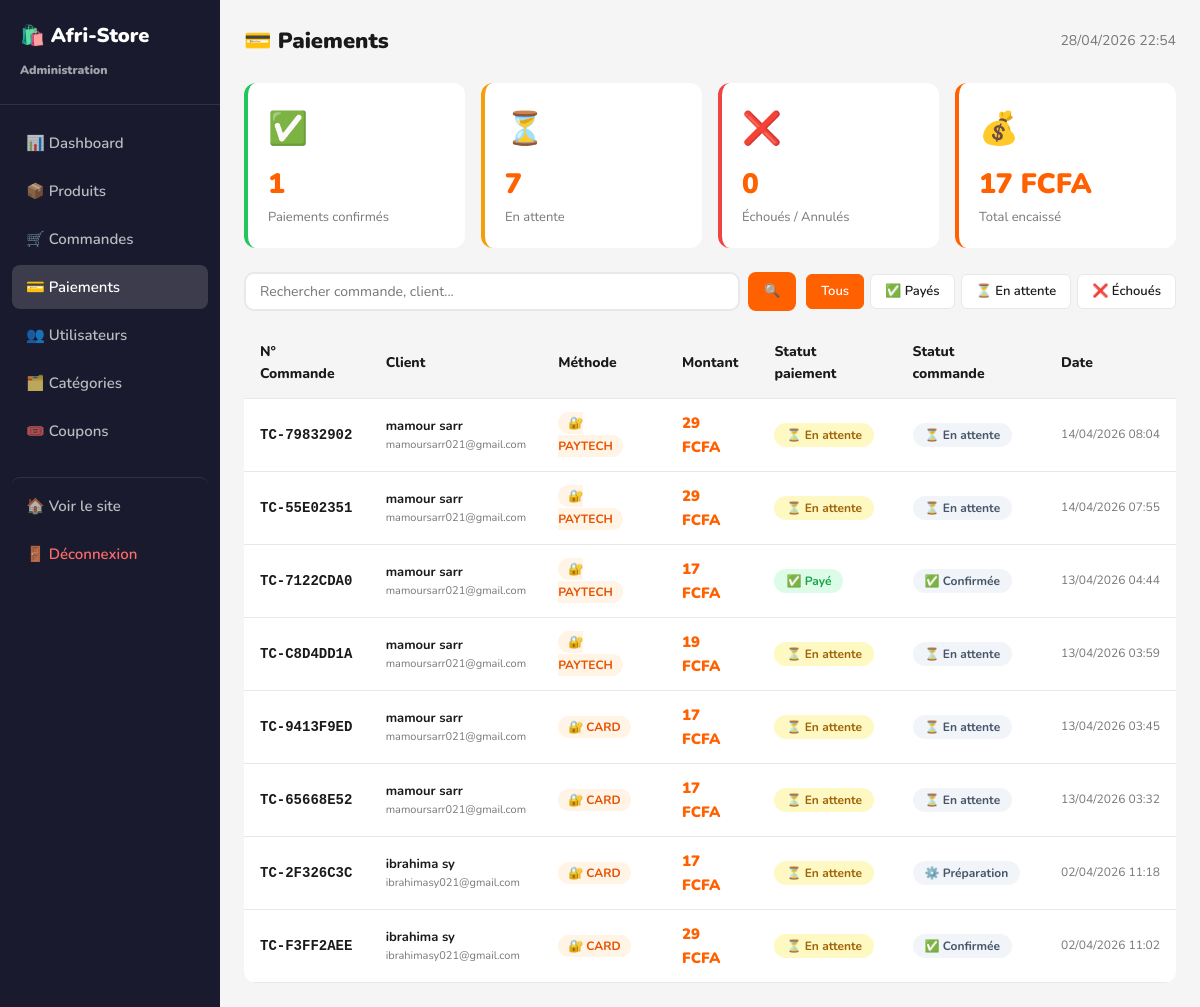
/admin/payments.php (signed in), run on the app's committed database.
### tables this page shows
CREATE TABLE `orders` (
  `id` int(11) NOT NULL AUTO_INCREMENT,
  `order_number` varchar(30) NOT NULL,
  `user_id` int(11) NOT NULL,
  `address_id` int(11) NOT NULL,
  `subtotal` decimal(10,2) NOT NULL,
  `shipping_cost` decimal(10,2) DEFAULT 0.00,
  `discount_amount` decimal(10,2) DEFAULT 0.00,
  `total` decimal(10,2) NOT NULL,
  `coupon_code` varchar(50) DEFAULT NULL,
  `payment_method` varchar(50) DEFAULT 'card',
  `payment_status` enum('pending','paid','failed','refunded') DEFAULT 'pending',
  `order_status` enum('pending','confirmed','processing','shipped','delivered','cancelled','refunded') DEFAULT 'pending',
  `tracking_number` varchar(100) DEFAULT NULL,
  `notes` text DEFAULT NULL,
  `created_at` datetime DEFAULT current_timestamp(),
  `updated_at` datetime DEFAULT current_timestamp() ON UPDATE current_timestamp(),
  PRIMARY KEY (`id`),
  UNIQUE KEY `order_number` (`order_number`),
  KEY `user_id` (`user_id`),
  KEY `address_id` (`address_id`),
  CONSTRAINT `orders_ibfk_1` FOREIGN KEY (`user_id`) REFERENCES `users` (`id`) ON DELETE CASCADE,
  CONSTRAINT `orders_ibfk_2` FOREIGN KEY (`address_id`) REFERENCES `addresses` (`id`) ON DELETE CASCADE
);

CREATE TABLE `users` (
  `id` int(11) NOT NULL AUTO_INCREMENT,
  `name` varchar(100) NOT NULL,
  `email` varchar(150) NOT NULL,
  `password` varchar(255) NOT NULL,
  `avatar` varchar(255) DEFAULT NULL,
  `phone` varchar(30) DEFAULT NULL,
  `role` enum('client','admin') DEFAULT 'client',
  `is_active` tinyint(1) DEFAULT 1,
  `created_at` datetime DEFAULT current_timestamp(),
  `updated_at` datetime DEFAULT current_timestamp() ON UPDATE current_timestamp(),
  PRIMARY KEY (`id`),
  UNIQUE KEY `email` (`email`)
);

### includes/functions.php (called while the page is built, shortened)
<?php
function h(string $str): string {
    return htmlspecialchars($str, ENT_QUOTES, 'UTF-8');
}
function sanitize(string $str): string {
    return trim(strip_tags($str));
}
function formatPrice(float $price): string {
    return number_format((int)$price, 0, ',', ' ') . ' ' . CURRENCY;
}

### admin/payments.php (the view, shortened to what this page needs)
<?php
require_once __DIR__ . '/../includes/functions.php';
$db = getDB();
$filter  = sanitize($_GET['status'] ?? '');
$search  = sanitize($_GET['q'] ?? '');
$page    = max(1, (int)($_GET['page'] ?? 1));
$limit   = 20;
$offset  = ($page - 1) * $limit;
$where  = ['1=1'];
$params = [];
$whereSQL = implode(' AND ', $where);
$orders = $db->prepare("
    SELECT o.*, u.name AS user_name, u.email AS user_email
    FROM orders o
    JOIN users u ON u.id = o.user_id
    WHERE $whereSQL
    ORDER BY o.created_at DESC
    LIMIT $limit OFFSET $offset
");
$orders->execute($params);
$orders = $orders->fetchAll();
$stats = [
    'paid'    => $db->query("SELECT COUNT(*) FROM orders WHERE payment_status = 'paid'")->fetchColumn(),
    'pending' => $db->query("SELECT COUNT(*) FROM orders WHERE payment_status = 'pending'")->fetchColumn(),
    'failed'  => $db->query("SELECT COUNT(*) FROM orders WHERE payment_status = 'failed'")->fetchColumn(),
    'total'   => $db->query("SELECT COALESCE(SUM(total),0) FROM orders WHERE payment_status = 'paid'")->fetchColumn(),
];
?>
<!DOCTYPE html>
<html lang="fr">
<head>
    <link rel="stylesheet" href="<?= SITE_URL ?>/assets/css/style.css">
</head>
<body>
<div class="admin-layout">
    <aside class="admin-sidebar">
        <div class="admin-logo">🛍️ <?= SITE_NAME ?><br><small style="font-size:12px;opacity:.6">Administration</small></div>
        <nav class="admin-menu">
            <a href="<?= SITE_URL ?>/admin/index.php">📊 Dashboard</a>
            <a href="<?= SITE_URL ?>/admin/products.php">📦 Produits</a>
            <a href="<?= SITE_URL ?>/admin/orders.php">🛒 Commandes</a>
            <a href="<?= SITE_URL ?>/admin/payments.php" style="color:white;background:rgba(255,255,255,.15)">💳 Paiements</a>
            <a href="<?= SITE_URL ?>/admin/users.php">👥 Utilisateurs</a>
            <a href="<?= SITE_URL ?>/admin/categories.php">🗂️ Catégories</a>
            <a href="<?= SITE_URL ?>/admin/coupons.php">🎟️ Coupons</a>
            <a href="<?= SITE_URL ?>" style="margin-top:20px;border-top:1px solid rgba(255,255,255,.1);padding-top:16px">🏠 Voir le site</a>
            <a href="<?= SITE_URL ?>/api/auth.php?action=logout" style="color:#FF6B6B">🚪 Déconnexion</a>
        </nav>
    </aside>
    <main class="admin-main">
        <div style="display:flex;justify-content:space-between;align-items:center;margin-bottom:24px">
            <h1 style="font-size:22px;font-weight:900">💳 Paiements</h1>
            <span style="color:var(--text-muted);font-size:14px"><?= date('d/m/Y H:i') ?></span>
        </div>
        <div class="stats-grid" style="margin-bottom:24px">
            <div class="stat-card" style="border-left:4px solid #22c55e">
                <div class="stat-icon">✅</div>
                <div class="stat-val"><?= number_format($stats['paid']) ?></div>
                <div class="stat-label">Paiements confirmés</div>
            </div>
            <div class="stat-card" style="border-left:4px solid #f59e0b">
                <div class="stat-icon">⏳</div>
                <div class="stat-val"><?= number_format($stats['pending']) ?></div>
                <div class="stat-label">En attente</div>
            </div>
            <div class="stat-card" style="border-left:4px solid #ef4444">
                <div class="stat-icon">❌</div>
                <div class="stat-val"><?= number_format($stats['failed']) ?></div>
                <div class="stat-label">Échoués / Annulés</div>
            </div>
            <div class="stat-card" style="border-left:4px solid var(--primary)">
                <div class="stat-icon">💰</div>
                <div class="stat-val"><?= formatPrice((float)$stats['total']) ?></div>
                <div class="stat-label">Total encaissé</div>
            </div>
        </div>
        <div style="display:flex;gap:10px;flex-wrap:wrap;margin-bottom:18px;align-items:center">
            <form method="GET" style="display:flex;gap:8px;flex:1;min-width:220px">
                <input type="text" name="q" value="<?= h($search) ?>" placeholder="Rechercher commande, client..."
                       class="form-control" style="flex:1;padding:8px 14px;font-size:14px">
                <button type="submit" style="background:var(--primary);color:#fff;padding:8px 16px;border-radius:8px;font-weight:700;font-size:13px">🔍</button>
            </form>
            <div style="display:flex;gap:6px;flex-wrap:wrap">
                <a href="?<?= $search?'q='.urlencode($search):'' ?>" class="sort-btn <?= !$filter?'active':'' ?>">Tous</a>
                <a href="?status=paid<?= $search?'&q='.urlencode($search):'' ?>" class="sort-btn <?= $filter==='paid'?'active':'' ?>">✅ Payés</a>
                <a href="?status=pending<?= $search?'&q='.urlencode($search):'' ?>" class="sort-btn <?= $filter==='pending'?'active':'' ?>">⏳ En attente</a>
                <a href="?status=failed<?= $search?'&q='.urlencode($search):'' ?>" class="sort-btn <?= $filter==='failed'?'active':'' ?>">❌ Échoués</a>
            </div>
        </div>
        <div class="bg-white rounded" style="overflow:auto">
            <table class="data-table">
                <thead>
                    <tr>
                        <th>N° Commande</th>
                        <th>Client</th>
                        <th>Méthode</th>
                        <th>Montant</th>
                        <th>Statut paiement</th>
                        <th>Statut commande</th>
                        <th>Date</th>
                    </tr>
                </thead>
                <tbody>
                <?php foreach ($orders as $o): ?>
                    <?php
                    $pBg    = match($o['payment_status']) { 'paid' => '#dcfce7', 'failed' => '#fee2e2', default => '#fef9c3' };
                    $pColor = match($o['payment_status']) { 'paid' => '#16a34a', 'failed' => '#dc2626', default => '#a16207' };
                    $pLabel = match($o['payment_status']) { 'paid' => '✅ Payé', 'failed' => '❌ Échoué', default => '⏳ En attente' };
                    $oBg    = match($o['order_status'])   { 'delivered' => '#dcfce7', 'cancelled' => '#fee2e2', 'shipped' => '#ede9fe', default => '#f1f5f9' };
                    $oColor = match($o['order_status'])   { 'delivered' => '#16a34a', 'cancelled' => '#dc2626', 'shipped' => '#7c3aed', default => '#475569' };
                    $oLabels = ['pending'=>'⏳ En attente','confirmed'=>'✅ Confirmée','processing'=>'⚙️ Préparation','shipped'=>'🚚 Expédiée','delivered'=>'📦 Livrée','cancelled'=>'❌ Annulée','refunded'=>'💸 Remboursée'];
                    ?>
                    <tr>
                        <td><strong style="font-family:monospace"><?= h($o['order_number']) ?></strong></td>
                        <td>
                            <div style="font-weight:700;font-size:13px"><?= h($o['user_name']) ?></div>
                            <div style="font-size:11px;color:var(--text-muted)"><?= h($o['user_email']) ?></div>
                        </td>
                        <td>
                            <span style="background:#fff4e5;color:#e65100;padding:3px 10px;border-radius:20px;font-size:12px;font-weight:700">
                                🔐 <?= strtoupper(h($o['payment_method'])) ?>
                            </span>
                        </td>
                        <td style="font-weight:900;color:var(--primary);font-size:15px"><?= formatPrice((float)$o['total']) ?></td>
                        <td>
                            <span style="background:<?= $pBg ?>;color:<?= $pColor ?>;padding:4px 12px;border-radius:20px;font-size:12px;font-weight:700">
                                <?= $pLabel ?>
                            </span>
                        </td>
                        <td>
                            <span style="background:<?= $oBg ?>;color:<?= $oColor ?>;padding:4px 12px;border-radius:20px;font-size:12px;font-weight:700">
                                <?= $oLabels[$o['order_status']] ?? $o['order_status'] ?>
                            </span>
                        </td>
                        <td style="font-size:12px;color:var(--text-muted);white-space:nowrap"><?= date('d/m/Y H:i', strtotime($o['created_at'])) ?></td>
                    </tr>
                <?php endforeach; ?>
                </tbody>
            </table>
        </div>
    </main>
</div>
</body>
</html>

### assets/css/style.css (style rules this page uses)
:root { --primary: #FF6000; --primary-dark: #E04F00; --primary-light:#FFF3ED; --secondary: #FF9900; --accent: #FF2D55; --success: #27AE60; --warning: #F39C12; --danger: #E74C3C; --text: #1A1A1A; --text-muted: #777; --border: #E8E8E8; --bg: #F5F5F5; --white: #FFFFFF; --shadow: 0 2px 12px rgba(0,0,0,.09); --radius: 12px; --radius-sm: 8px; --font: 'Nunito', sans-serif; }
*, *::before, *::after { box-sizing: border-box; margin: 0; padding: 0; }
html { scroll-behavior: smooth; }
body { font-family: var(--font); color: var(--text); background: var(--bg); font-size: 15px; line-height: 1.6; }
a { color: inherit; text-decoration: none; }
button { cursor: pointer; font-family: inherit; border: none; }
.form-control { width: 100%; padding: 12px 16px; border: 2px solid var(--border); border-radius: 10px; font-family: inherit; font-size: 15px; transition: border .2s; }
.sort-btn { padding: 6px 14px; border: 1px solid var(--border); border-radius: 6px; font-size: 13px; font-weight: 600; background: white; transition: all .2s; }
.sort-btn:hover, .sort-btn.active { background: var(--primary); color: white; border-color: var(--primary); }
.admin-layout { display: grid; grid-template-columns: 220px 1fr; min-height: 100vh; }
.admin-sidebar { background: #1A1A2E; color: white; padding: 20px 0; }
.admin-logo { padding: 0 20px 20px; font-size: 20px; font-weight: 900; border-bottom: 1px solid rgba(255,255,255,.1); }
.admin-menu { padding: 16px 12px; display: flex; flex-direction: column; gap: 4px; }
.admin-menu a { padding: 10px 14px; border-radius: 8px; color: rgba(255,255,255,.7); font-weight: 600; transition: all .2s; }
.admin-main { padding: 24px; background: var(--bg); }
.stats-grid { display: grid; grid-template-columns: repeat(4,1fr); gap: 16px; margin-bottom: 24px; }
.stat-card { background: white; border-radius: var(--radius); padding: 20px; }
.stat-card .stat-icon { font-size: 32px; margin-bottom: 8px; }
.stat-card .stat-val { font-size: 28px; font-weight: 900; color: var(--primary); }
.stat-card .stat-label { color: var(--text-muted); font-size: 13px; }
.data-table { width: 100%; border-collapse: collapse; }
.data-table th, .data-table td { padding: 12px 16px; text-align: left; border-bottom: 1px solid var(--border); font-size: 14px; }
.data-table th { background: var(--bg); font-weight: 800; }
.bg-white { background: white; }
.rounded { border-radius: var(--radius); }

### data on the page
orders: order_number "TC-79832902", user.name "mamour sarr", user.email "mamoursarr021@gmail.com", payment_method "PAYTECH", total "29 FCFA", payment_status "⏳ En attente", order_status "⏳ En attente", created_at "14/04/2026 08:04"
orders: order_number "TC-55E02351", user.name "mamour sarr", user.email "mamoursarr021@gmail.com", payment_method "PAYTECH", total "29 FCFA", payment_status "⏳ En attente", order_status "⏳ En attente", created_at "14/04/2026 07:55"
orders: order_number "TC-7122CDA0", user.name "mamour sarr", user.email "mamoursarr021@gmail.com", payment_method "PAYTECH", total "17 FCFA", payment_status "✅ Payé", order_status "✅ Confirmée", created_at "13/04/2026 04:44"
orders: order_number "TC-C8D4DD1A", user.name "mamour sarr", user.email "mamoursarr021@gmail.com", payment_method "PAYTECH", total "19 FCFA", payment_status "⏳ En attente", order_status "⏳ En attente", created_at "13/04/2026 03:59"
orders: order_number "TC-9413F9ED", user.name "mamour sarr", user.email "mamoursarr021@gmail.com", payment_method "CARD", total "17 FCFA", payment_status "⏳ En attente", order_status "⏳ En attente", created_at "13/04/2026 03:45"
orders: order_number "TC-65668E52", user.name "mamour sarr", user.email "mamoursarr021@gmail.com", payment_method "CARD", total "17 FCFA", payment_status "⏳ En attente", order_status "⏳ En attente", created_at "13/04/2026 03:32"
orders: order_number "TC-2F326C3C", user.name "ibrahima sy", user.email "ibrahimasy021@gmail.com", payment_method "CARD", total "17 FCFA", payment_status "⏳ En attente", order_status "⚙️ Préparation", created_at "02/04/2026 11:18"
orders: order_number "TC-F3FF2AEE", user.name "ibrahima sy", user.email "ibrahimasy021@gmail.com", payment_method "CARD", total "29 FCFA", payment_status "⏳ En attente", order_status "✅ Confirmée", created_at "02/04/2026 11:02"

### other printed values
SITE_NAME "Afri-Store"
$stats['paid'] "1"
$stats['pending'] "7"
$stats['failed'] "0"
formatPrice((float)$stats['total']) "17 FCFA"
